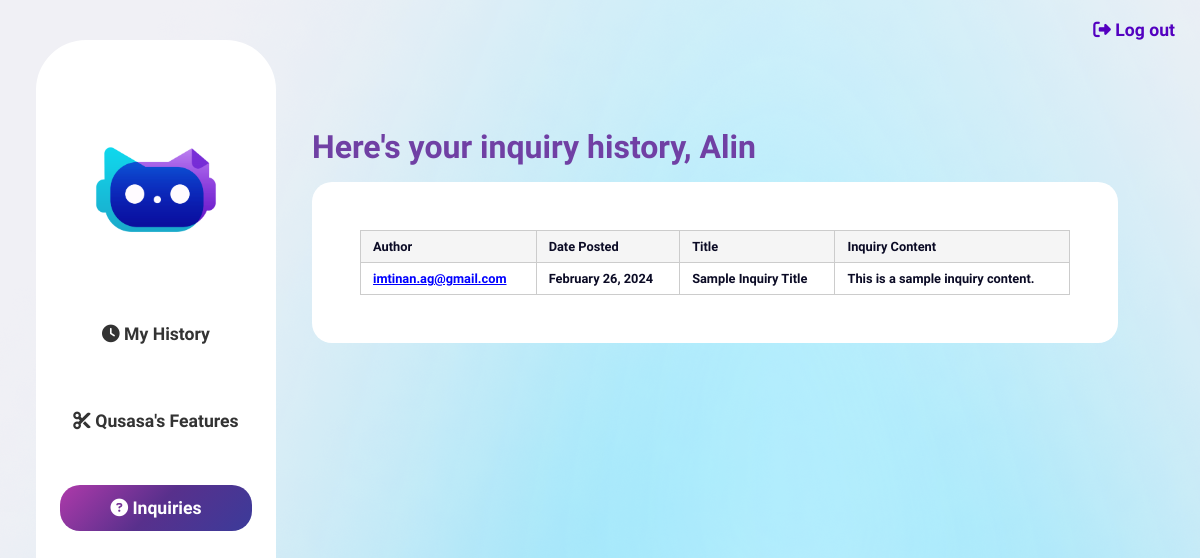
The page /user_inquiries/ (signed in) on the database its author committed.
### qusasa/models.py (models this page shows)
class CustomUser(AbstractUser):
    username = None  # remove the username field
    email = models.EmailField(unique=True, verbose_name='email address')
    USERNAME_FIELD = 'email'
    REQUIRED_FIELDS = ['first_name', 'last_name']  # removes email from REQUIRED_FIELDS
    is_verified = models.BooleanField(default=False)
    email_confirmation_code = models.CharField(max_length=30, blank=True, null=True)
    objects = CustomUserManager()

class Inquiry(models.Model):
    title= models.CharField(max_length=1000)
    InqContent=models.TextField()
    RepContent=models.TextField()
    status = models.CharField(max_length=20, choices=STATUS_CHOICES)
    date_posted=models.DateTimeField(auto_now_add=True)
    date_resolved=models.DateTimeField()
    author= models.ForeignKey(settings.AUTH_USER_MODEL, on_delete=models.CASCADE)

### qusasa/views/auth_views.py (the view)
# urls.py: path('user_inquiries/', views.user_inquiries_view, name='user_inquiries'),
@staff_member_required
def user_inquiries_view(request):
    context={
        'posts':Inquiry.objects.all()
    }
    return render(request, 'qusasa/user_inquiries.html', context)

### qusasa/backend.py (called while the page is built)
    def get_user(self, user_id):
        UserModel = get_user_model()
        try:
            return UserModel.objects.get(pk=user_id)
        except UserModel.DoesNotExist:
            return None

### qusasa/templates/qusasa/user_inquiries.html (shortened to what this page needs)
{% load static %}
<!DOCTYPE html>
<html lang="en">
<head>
    <link rel="stylesheet" href="{% static 'qusasa/css/base.css' %}">
    <link rel="stylesheet" href="{% static 'qusasa/css/admin.css' %}">
</head>
<body>
    <a class="log-out" href="{% url 'logout' %}"><i class="fa-solid fa-right-from-bracket"></i>  Log out</a>
      {% include 'side_nav.html' %}
    <div class="content">
        <div class="welcome">
          Here's your inquiry history, {{ user.first_name }}
        </div>
        <div class="history">
    {% for post in posts %}
        <article class="media content-section">
          <div class="results">
            <table id="result_list">
              <thead>
                <tr>
                  <th scope="col">Author</th>
                  <th scope="col">Date Posted</th>
                  <th scope="col">Title</th>
                  <th scope="col">Inquiry Content</th>
                </tr>
              </thead>
              <tbody>
                {% for post in posts %}
                <tr>
                  <td><a href="{{ request.path }}" style="color: blue; text-decoration: underline;">{{ post.author }}</a></td>
                  <td>{{ post.date_posted|date:"F d, Y" }}</td>
                  <td>{{ post.title }}</td>
                  <td>{{ post.InqContent }}</td>
                </tr>
                {% endfor %}
              </tbody>
            </table>
          </div>
        </article>
    {% endfor %}
        </div>
    </div>
</body>
</html>

### qusasa/static/qusasa/css/base.css (style rules this page uses)
html { width: 100%; margin: 0; padding: 0; background: #f0f0f5; background-repeat: no-repeat; background-attachment: fixed; font-family: 'Raleway', sans-serif; color: white; }
body { min-height: 100%; height: 100%; width: 100%; margin: 0; padding: 0; background-image: url("static/images/Frame 2.png"); background-repeat: no-repeat; background-attachment: fixed; display: flex; flex-direction: row; min-height: 100vh; justify-content: stretch; align-items: start; align-content: start; justify-items: start; }
a { text-decoration: none; }
.log-out { color: #5300c0; cursor: pointer; transition: ease 0.2s; font-size: 1.1rem; font-weight: 700; position: absolute; top: 20px; right: 25px; }
.content { min-height: 90%; width: 30vw; display: flex; flex-direction: column; justify-content: flex-start; align-items: flex-start; flex: 1; padding-top: 5vh; }
.content .welcome { color:rgb(112, 64, 164); font-size: 2rem; font-weight: 800; padding: 3rem 0; width: 100%; }
.content .history { background-color: white; border-radius: 20px; color: #0B0B25; width: 80%; padding: 2rem; font-weight: 700; font-size: 1.2rem; }
.content .welcome { padding-bottom: 1rem; }

### qusasa/static/qusasa/css/admin.css (style rules this page uses)
html { min-height: 100%; width: 100%; margin: 0; padding: 0; background: #f0f0f5; background-repeat: no-repeat; background-attachment: fixed; font-family: 'Raleway', sans-serif; color: white; }
body { min-height: 100%; height: 100%; width: 100%; margin: 0; padding: 0; background-image: url("static/images/Frame 2.png"); background-repeat: no-repeat; background-attachment: fixed; display: flex; flex-direction: row; min-height: 100vh; justify-content: start; }
a { text-decoration: none; }
.log-out { color: #5300c0; cursor: pointer; transition: ease 0.2s; font-size: 1.1rem; font-weight: 700; position: absolute; top: 20px; right: 25px; }
.content { min-height: 90%; width: 30vw; display: flex; flex-direction: column; justify-content: flex-start; align-items: flex-start; flex: 1; padding: 0rem; margin-top: 10vh; }
.content .welcome { color:rgb(112, 64, 164); font-size: 2rem; font-weight: 800; padding: 3rem 0; width: 100%; margin-bottom: 1rem; }
.content .history { background-color: white; border-radius: 20px; color: #0B0B25; width: 80%; padding: 3rem; font-weight: 700; margin-bottom: 10vh; }
.content .welcome { margin-top: 3rem; padding: 0; height: auto; }
#result_list { border-collapse: collapse; width: 100%; font-size: 0.8rem; }
#result_list th, #result_list td { border: 1px solid #ccc; padding: 8px 12px; text-align: left; }
#result_list thead th { background-color: #f5f5f5; font-weight: bold; }

### rows shown on the page
CustomUser: first_name "Alin"
Inquiry: author "imtinan.ag@gmail.com", date_posted "February 26, 2024", title "Sample Inquiry Title", InqContent "This is a sample inquiry content."
